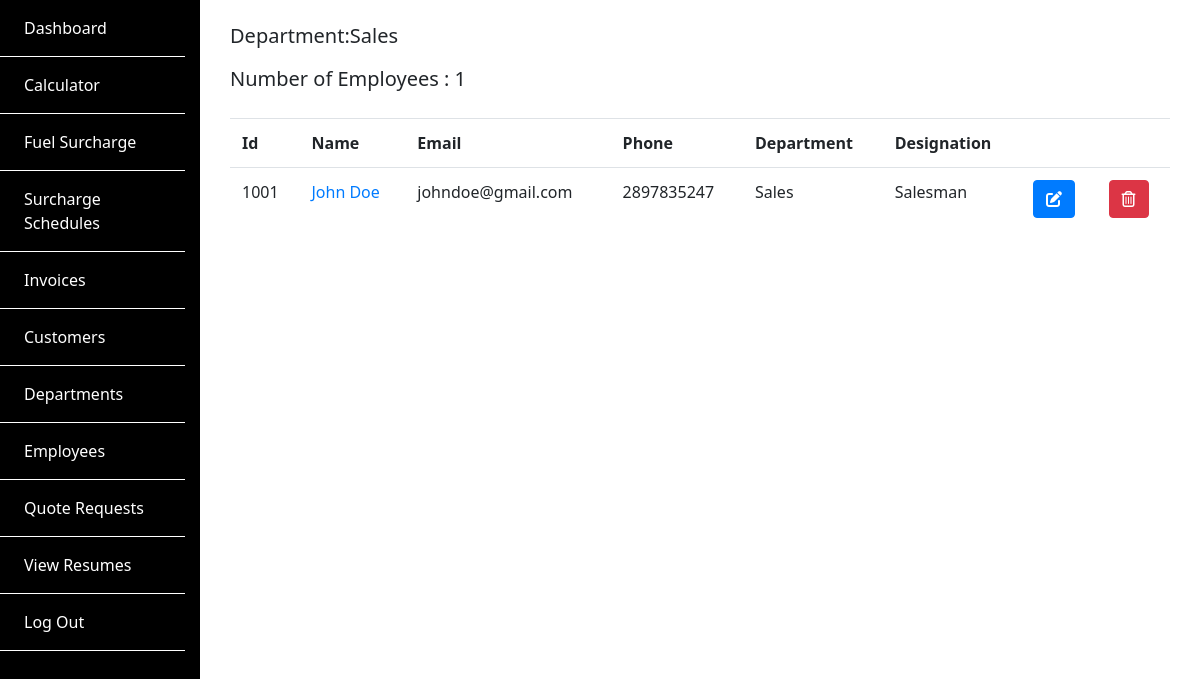
The app's page /departments/1/ (signed in), older data.
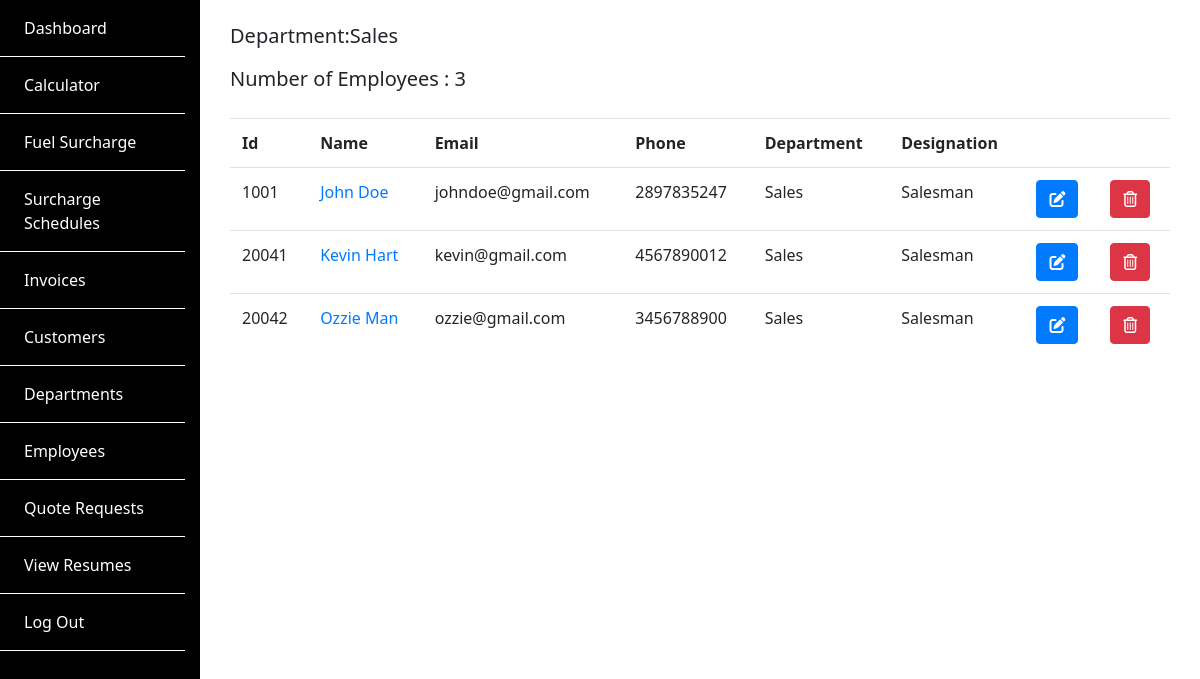
The same page, newer data.
### SiteApp/models.py (models this page shows, shortened)
class Employee(models.Model):
    employee_id = models.IntegerField()
    first_name = models.CharField(max_length=50)
    last_name = models.CharField(max_length=50)
    email = models.EmailField()
    cell_number = models.BigIntegerField()
    address = models.CharField(max_length=200)
    department = models.ForeignKey(
        Department, on_delete=models.CASCADE, related_name="employees")
    designation = models.CharField(max_length=50)
    salary = models.IntegerField()
    date_of_join = models.DateField()
    def get_absolute_url(self):
        return reverse('view_employee', args=[self.employee_id])

class Department(models.Model):
    name = models.CharField(max_length=50)
    def __str__(self):
        return self.name

### SiteApp/views.py (the view)
# urls.py: path('departments/<int:id>/', views.ViewDepartment, name="view_department"),
@login_required
def ViewDepartment(request, id):
    department = Department.objects.get(id=id)
    employees = Employee.objects.filter(department= department)
    num_employees = len(employees)
    return render(request, 'SiteApp/view_department.html', {'department': department,'employees':employees,'num_employees':num_employees})

### SiteApp/templates/SiteApp/view_department.html
{% extends "backend_base.html" %}
{% block content %}
<div class="container py-4">
	<h4 class="lead mb-3">Department:{{ department.name }}</h4>
    <p class="lead">Number of Employees : {{num_employees}}</p>
    <div class="article mt-4">
        <table class="table">
            <tr>
                <th>Id</th>
                <th>Name</th>
                <th>Email</th>
                <th>Phone</th>
                <th>Department</th>
                <th>Designation</th>
                <th></th>
                <th></th>
            </tr>
            {% for employee in employees %}
            <tr>
                <td><span>{{employee.employee_id}}</span></td>
                <td>
                    <a href="{{employee.get_absolute_url }}">{{employee.first_name}} {{employee.last_name}}</a>
                </td>
                <td><span>{{employee.email}}</span></td>
                <td><span>{{employee.cell_number}}</span></td>
                <td><span>{{employee.department}}</span></td>
                <td><span>{{employee.designation}}</span></td>
                <td>
                    <a href="{% url 'edit_employee' id=employee.employee_id%}" class="btn btn-primary"><span><i
                                class="fas fa-edit"></i></span></a>
                </td>
                <td>
                    <a href="{% url 'delete_employee' id=employee.employee_id %}" class="btn btn-danger"><span><i
                                class="far fa-trash-alt"></i></span></a></a>
                </td>
            </tr>
            {% endfor %}
        </table>
    </div>
</div>
{% endblock %}

Row changes from the older to the newer data that the page shows:
added Employee: employee_id "20041", first_name "Kevin", last_name "Hart", email "kevin@gmail.com", cell_number "4567890012", department "Sales", designation "Salesman"
added Employee: employee_id "20042", first_name "Ozzie", last_name "Man", email "ozzie@gmail.com", cell_number "3456788900", department "Sales", designation "Salesman"
Text that changed along with them:
{{ num_employees }}: "1" → "3"
